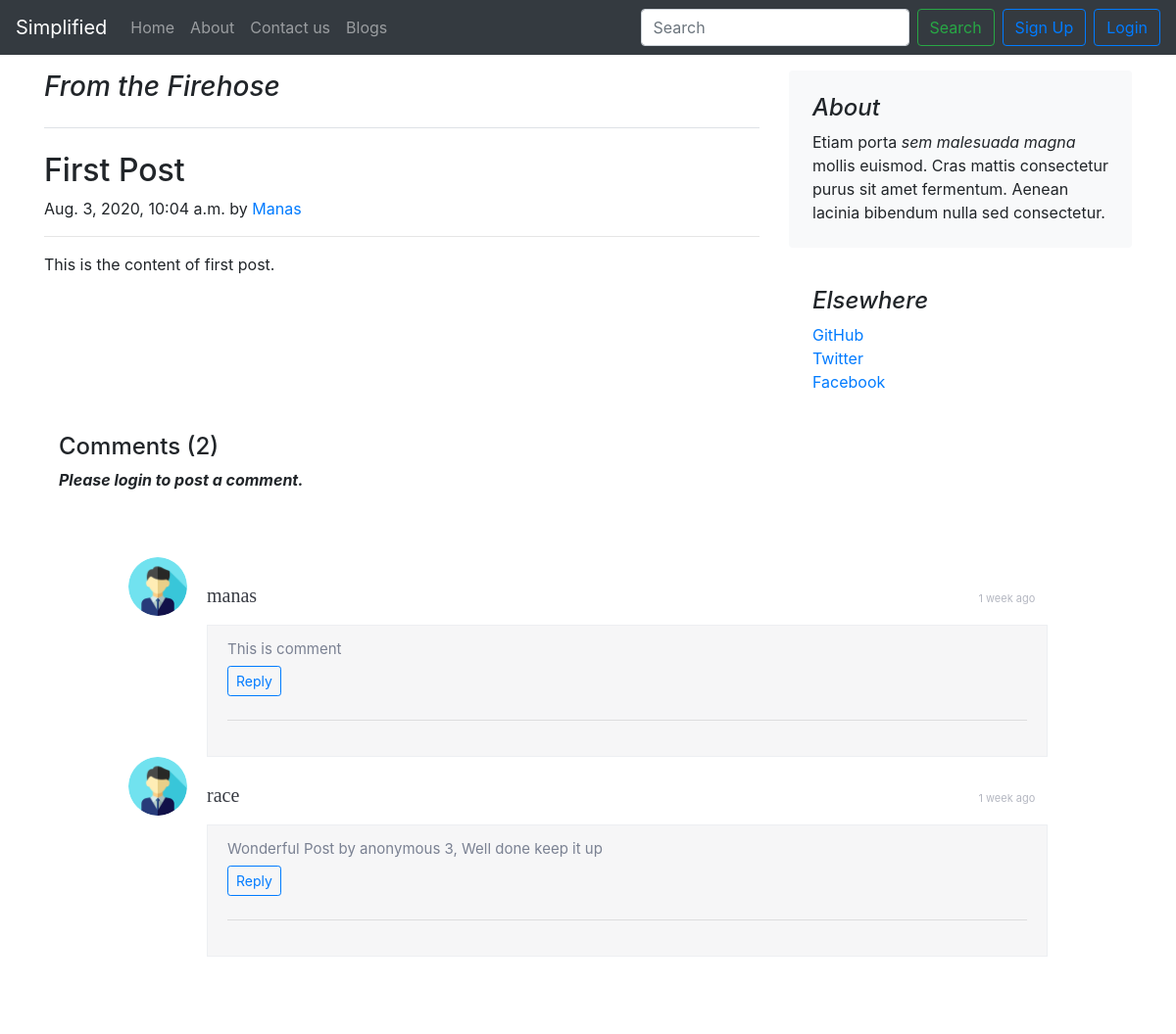
Screenshot of /blog/blogtitle1/ with the database file from the repository.
### blog/models.py (models this page shows, shortened)
class Blog(models.Model):
    blog_id = models.AutoField(primary_key=True)
    blog_author = models.CharField(max_length=50, default="Anonymous")
    blog_title = models.CharField(max_length=50, default="")
    timeStamp = models.DateTimeField(auto_now=True)
    blog_content = models.TextField()
    smug = models.CharField(max_length=20, null=True)

class BlogComment(models.Model):
    Sno = models.AutoField(primary_key=True)
    comment = models.TextField()
    user = models.ForeignKey(User, on_delete=models.CASCADE)
    post = models.ForeignKey(Blog, on_delete=models.CASCADE)
    parent = models.ForeignKey("self", on_delete=models.CASCADE, null=True)
    timeStamp = models.DateTimeField(default=now)

### blog/views.py (the view)
# urls.py: path('<str:smug>/', views.blogpost, name="blogPost")
def blogpost(request, smug):
    blog = Blog.objects.filter(smug=smug)[0]
    comments = BlogComment.objects.filter(post=blog, parent=None)
    replies = BlogComment.objects.filter(post=blog).exclude(parent=None)
    replyDict = {}
    for reply in replies:
        if reply.parent.Sno not in replyDict.keys():
            replyDict[reply.parent.Sno] = [reply]
        else:
            replyDict[reply.parent.Sno].append(reply)
    context = {'blog': blog, 'comments': comments, 'user': request.user, 'replyDict': replyDict}
    return render(request, 'blog/blogpost.html', context)

### blog/templatetags/extras.py (called while the page is built)
@register.filter(name='get_val')
def get_val(dict, key):
    return dict.get(key)

### templates/blog/blogpost.html (shortened to what this page needs)
{% extends 'base.html' %}
{% block body %}
    {% load humanize %}
    {% load extras %}
    <div role="main" class="container my-3">
        <div class="row">
            <div class="col-md-8 blog-main">
                <h3 class="pb-4 mb-4 font-italic border-bottom">
                    From the Firehose
                </h3>
                <div class="blog-post">
                    <h2 class="blog-post-title">{{ blog.blog_title }}</h2>
                    <p class="blog-post-meta">{{ blog.timeStamp }} by <a href="#">{{ blog.blog_author }}</a></p>
                    <hr>
                    <p>{{ blog.blog_content }}</p>
                </div>
            </div>
            <aside class="col-md-4 blog-sidebar">
                <div class="p-4 mb-3 bg-light rounded">
                    <h4 class="font-italic">About</h4>
                    <p class="mb-0">Etiam porta <em>sem malesuada magna</em> mollis euismod. Cras mattis consectetur
                        purus sit amet fermentum. Aenean lacinia bibendum nulla sed consectetur.</p>
                </div>
                <div class="p-4">
                    <h4 class="font-italic">Elsewhere</h4>
                    <ol class="list-unstyled">
                        <li><a href="#">GitHub</a></li>
                        <li><a href="#">Twitter</a></li>
                        <li><a href="#">Facebook</a></li>
                    </ol>
                </div>
            </aside>
        </div>
        <div class=container>
            <h4>Comments <span>({{ comments|length }})</span></h4>
            {% if user.is_authenticated %}
                <form action="/blog/postComment/" method="post">
                    {% csrf_token %}
                    <input class="form-control" type="text" name="comment" placeholder="Enter comment here">
                    <input type="hidden" name="postSno" value="{{ blog.blog_id }}">
                    <input type="hidden" name="commentSno" value="">
                    <button type="submit" class="btn btn-secondary my-2">Comment</button>
                </form>
            {% else %}
                <p><b><i>Please login to post a comment.</i></b></p>
            {% endif %}
            <div class="be-comment-block">
                {% for comment in comments %}
                    <div class="be-comment">
                        <div class="be-img-comment">
                            <a href="#">
                                <img src="/static/img/userPro.png" alt="" class="be-ava-comment">
                            </a>
                        </div>
                        <div class="be-comment-content">
				<span class="be-comment-name mt-4">
					<a href="#" style="font-size: 20px">{{ comment.user }}</a>
					</span>
                            <span class="be-comment-time">
					{{ comment.timeStamp|naturaltime }}
				</span>
                            <div class="be-comment-text">
                                {{ comment.comment }}<br>
                                <button class="btn btn-sm btn-outline-primary my-2" type="button" data-toggle="collapse"
                                        data-target="#replyButton{{ comment.Sno }}"
                                        aria-expanded="false" aria-controls="collapseExample">
                                    Reply
                                </button>
                                <hr>
                            </div>
                        </div>
                    </div>
                {% endfor %}
            </div>
        </div>
    </div>
{% endblock %}

### templates/base.html (shortened to what this page needs)
<!doctype html>
<html lang="en">
<head>
    <link rel="stylesheet" href="https://stackpath.bootstrapcdn.com/bootstrap/4.5.0/css/bootstrap.min.css"
>
</head>
<body>
<nav class="navbar navbar-expand-lg navbar-dark bg-dark">
    <a class="navbar-brand" href="#">Simplified</a>
    <div class="collapse navbar-collapse" id="navbarSupportedContent">
        <ul class="navbar-nav mr-auto">
            <li class="nav-item {% block home %}{% endblock %}">
                <a class="nav-link" href="/">Home <span class="sr-only">(current)</span></a>
            </li>
            <li class="nav-item {% block about %}{% endblock %}">
                <a class="nav-link" href="/about/">About</a>
            </li>
            <li class="nav-item {% block contact %}{% endblock %}">
                <a class="nav-link" href="/contact/">Contact us</a>
            </li>
            <li class="nav-item {% block blog %}{% endblock %}">
                <a class="nav-link" href="/blog">Blogs</a>
            </li>
        </ul>
        <form class="form-inline my-2 my-lg-0">
            <input class="form-control mr-sm-2" type="search" placeholder="Search" aria-label="Search">
            <button class="btn btn-outline-success my-2 my-sm-0" type="submit">Search</button>
        </form>
        {% if user.is_authenticated %}
            <div class="form-inline mx-3" id="navbarSupportedContent">
                <ul class="navbar-nav mr-auto">
                    <li class="nav-item dropdown">
                        <a class="nav-link dropdown-toggle" href="#" id="navbarDropdown" role="button"
                           data-toggle="dropdown"
                           aria-haspopup="true" aria-expanded="false">
                            Welcome {{ user.username }}
                        </a>
                        <div class="dropdown-menu" aria-labelledby="navbarDropdown">
                            <a class="dropdown-item" href="#">Go to your profile</a>
                            <a class="dropdown-item" href="#">Post a Blog</a>
                            <div class="dropdown-divider"></div>
                            <form action="/logout/" method="post">
                                {% csrf_token %}
                                <a class="dropdown-item" href="/logout/">Logout</a>
                            </form>
                        </div>
                    </li>
                </ul>
            </div>
        {% else %}
            <button class="btn btn-outline-primary my-2 my-sm-0 mx-2" data-toggle="modal" data-target="#signup"
                    type="submit">Sign Up
            </button>
            <button class="btn btn-outline-primary my-2 my-sm-0" data-toggle="modal" data-target="#login" type="submit">
                Login
            </button>
        {% endif %}
    </div>
</nav>
{% block body %}
{% endblock %}
</body>
</html>

### templates/blog/blogpost.html (style rules this page uses)
.be-comment-block { margin-bottom: 50px !important; border: 1px solid #edeff2; border-radius: 2px; padding: 50px 70px; border: 1px solid #ffffff; }
.be-img-comment { width: 60px; height: 60px; float: left; margin-bottom: 15px; }
.be-ava-comment { width: 60px; height: 60px; border-radius: 50%; }
.be-comment-content { margin-left: 80px; }
.be-comment-content span { display: inline-block; width: 49%; margin-bottom: 15px; }
.be-comment-name { font-size: 13px; font-family: 'Conv_helveticaneuecyr-bold'; }
.be-comment-content a { color: #383b43; }
.be-comment-time { text-align: right; }
.be-comment-time { font-size: 11px; color: #b4b7c1; }
.be-comment-text { font-size: 15px; line-height: 18px; color: #7a8192; display: block; background: #f6f6f7; border: 1px solid #edeff2; padding: 15px 20px 20px 20px; }

### rows the page displays
Blog: blog_title "First Post", timeStamp "Aug. 3, 2020, 10:04 a.m.", blog_author "Manas", blog_content "This is the content of first post."
BlogComment: user "manas", timeStamp "1 week ago", comment "This is comment"
BlogComment: user "race", timeStamp "1 week ago", comment "Wonderful Post by anonymous 3, Well done keep it up"

### other values shown
{{ comments|length }} "2"
